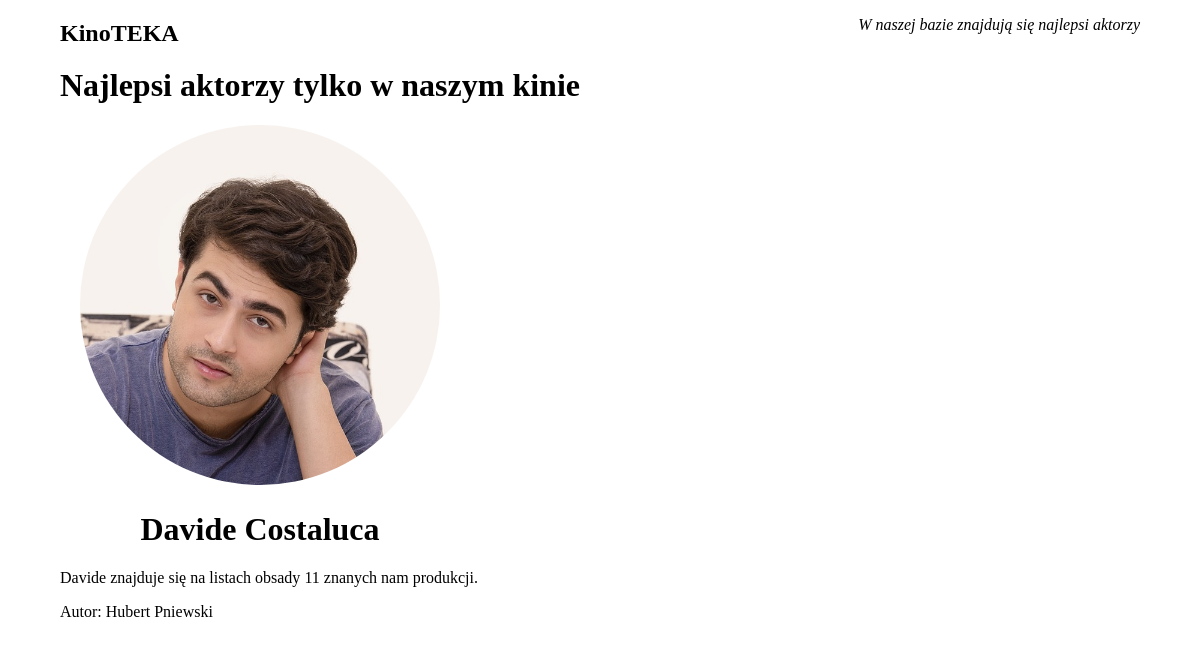
Screenshot of /aktor.php?id=7 with the database file from the repository.
### tables this page shows
CREATE TABLE `aktorzy` (
  `id_aktora` int(11) NOT NULL,
  `imie` varchar(255) NOT NULL,
  `nazwisko` varchar(255) NOT NULL,
  `ocena` tinyint(4) NOT NULL DEFAULT 0,
  `plik_awatara` varchar(255) NOT NULL DEFAULT 'awatar_nieznany.png'
);

### aktor.php (the view, shortened to what this page needs)
<?php
    $conn = new mysqli("localhost", "root", "", "kino");
?>
<!DOCTYPE html>
<html lang="pl">
    <head>
        <link rel="stylesheet" href="styl.css">
    </head>
    <body>
            <header>
            <section id="naglowkowy1">
            <h2><a href="index.php">KinoTEKA</a></h2>
            </section>
            <section id="naglowkowy2">
            <p><em>W naszej bazie znajdują się najlepsi aktorzy</em></p>
            </section>
        </header>
        <main>
            <h1>Najlepsi aktorzy tylko w naszym kinie</h1>
            <div id="aktorzy">
                <?php
                    if (isset($_GET['id'])) {
                        $id = $_GET['id'];
                        $query = "SELECT imie, nazwisko, plik_awatara FROM aktorzy WHERE id_aktora = $id;";
                        $result = $conn->query($query);
                        $row = $result->fetch_assoc();
                        $imie = $row['imie'];
                        echo "<div>";
                            echo "<img src='".$row['plik_awatara']."' alt='".$row['imie']." ".$row['nazwisko']."' title='".$row['imie']." ".$row['nazwisko']."'>";
                            echo "<h1>".$row['imie']." ".$row['nazwisko']."</h1>";
                        echo "</div>";
                    }
                ?>
            </div>
            <?php
                if (isset($_GET['id'])) {
                    $id = $_GET['id'];
                    $query = "SELECT f.id_filmu, f.tytul, f.rok_produkcji FROM filmy f JOIN filmy_aktorzy fa ON f.id_filmu = fa.id_filmu WHERE fa.id_aktora = $id;";
                    $result = $conn->query($query);
                    if ($result->num_rows > 0) {
                        echo $imie . " znajduje się na listach obsady " . $result->num_rows . " znanych nam produkcji.";
                    }
                    else {
                        echo "<p>$imie nie znajduje się na listach obsady znanych nam produkcji.</p>";
                    }
                }
            ?>
        </main>
        <footer>
            <p>Autor: Hubert Pniewski</p>
        </footer>
    </body>
</html>

### styl.css (style rules this page uses)
* { font-family: 'Gill Sans MT', 'calibri'; }
body { width: 90%; margin: 0 auto; }
#naglowkowy1 { width: 40%; float: left; }
#naglowkowy2 { width: 60%; text-align: right; float: left; }
main { clear: both; }
#aktorzy { margin: 0 auto; }
#aktorzy div { width: 25em; text-align: center; }
img { width: 90%; border-radius: 50%; }
a { color: black; text-decoration: none; }

### rows the page displays
aktorzy: plik_awatara (picture), imie "Davide", nazwisko "Costaluca"

### other values shown
$result->num_rows "11"
